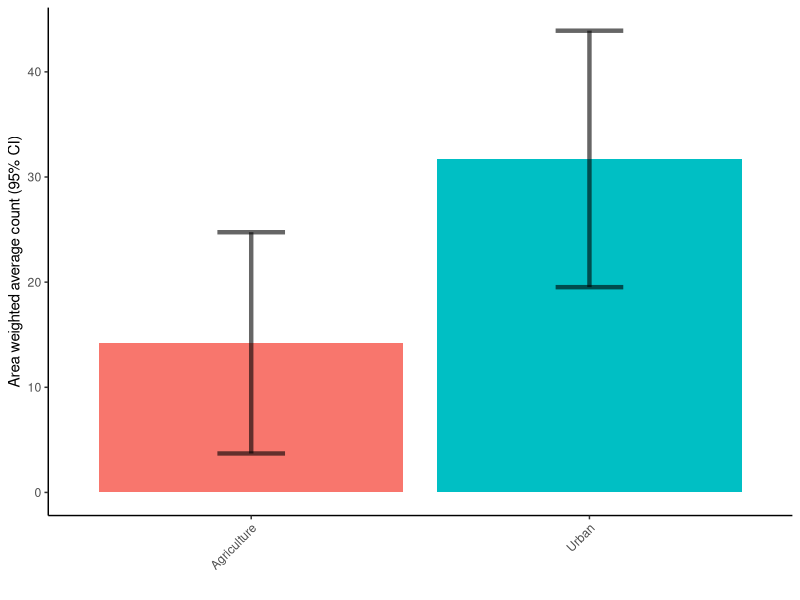

R code for this plot:
library(tidyverse)

tblgis <- readxl::read_excel('data/tblgismetrics_031920.xlsx')

tblgis_f <- tblgis %>% 
  select(
    stationcode, 
    new_lat,
    new_long, 
    area_sqkm,
    Ag_percent = ag_2011_ws,
    Urban_percent = urban_2011_ws
  ) %>% 
  mutate(
    Open_percent = 100 - (Ag_percent + Urban_percent),
    Ag_area = Ag_percent/100 * area_sqkm,
    Urban_area = Urban_percent/100 * area_sqkm,
    Open_area = Open_percent/100 * area_sqkm
  ) 


river_trashtally <- read_csv('data/2018/River/tbl_trashtally.csv') %>%
  mutate(
    sampledate = as.Date(sampledate),
    resulttotal = if_else(resulttotal < 0 , 0, resulttotal)
  ) %>% 
  select(
    objectid, stationid, sampledate, debriscategory, resulttotal
  ) 


debris_count_by_cat <- river_trashtally %>% 
  group_by(stationid, debriscategory) %>% 
  summarise(
    total_count = sum(resulttotal)
  )

debris_count_by_station <- river_trashtally %>% 
  group_by(stationid) %>% 
  summarise(
    total_count = sum(resulttotal)
  ) %>% 
  left_join(
    tblgis_f,
    by = c('stationid' = 'stationcode')
  )


debris_with_area <- debris_count_by_station %>% 
  drop_na() %>% 
  mutate(
    land_use = if_else(Urban_area > Ag_area, 'Urban', 'Agriculture'),
    weight = (if_else(Urban_area > Ag_area, Urban_percent, Ag_percent))/100
  ) %>%
  group_by(land_use) %>% 
  mutate(
    areaweight = sum(weight*area_sqkm)/n()
  ) %>% 
  ungroup()

# inner_join(
#   read_csv('data/2018/River/rivertrash_2018.csv'),
#   debris_with_area %>% select(stationid,areaweight),
#   by ="stationid"
# ) %>% 
#   write.csv(file = 'data/2018/River/river_2018_map.csv')


# debris_with_area %>% 
#   select(
#     stationid,total_count,new_lat,new_long,land_use,areaweight
#   ) %>% 
#   write.csv(file="data/2018/River/river_2018.csv")

area_weighted_count_land <- debris_with_area %>% 
  mutate(total_count = if_else(total_count < 0, 0, total_count)) %>% 
  group_by(land_use) %>% 
  summarize(
    mean = sum(total_count *areaweight, na.rm =T)/
      sum(areaweight, na.rm = T),
    sd = sqrt(sum(((total_count - mean)*areaweight)^2, na.rm = T)/
                (sum(areaweight, na.rm = T))^2),
    CI_95 = 1.96*sd,
    mean_total_count = mean(total_count, na.rm = T),
    sd_total_count = sd(total_count, na.rm = T),
    CI_95_total_count = 1.96*sd_total_count,
    Min = min(na.omit(total_count)),
    Max = max(na.omit(total_count)),
    Median = median(na.omit(total_count)),
    Pcnt_10 = quantile(na.omit(total_count), .1),
    Pcnt_90 = quantile(na.omit(total_count), .9)
  )


count_by_land <- area_weighted_count_land %>% 
  ggplot(aes(x = land_use, y = mean, fill = land_use)) +
  geom_col() +
  geom_errorbar(aes(ymin = mean - CI_95, ymax = mean + CI_95),
                width = 0.2, alpha = 0.6, size = 1.5) +
  
  theme_classic() +
  labs(
    y = 'Area weighted average count (95% CI)',
    x = ''
  ) +
  theme(axis.text.x = element_text(angle = 45, hjust = 1),
        legend.position = 'none')
